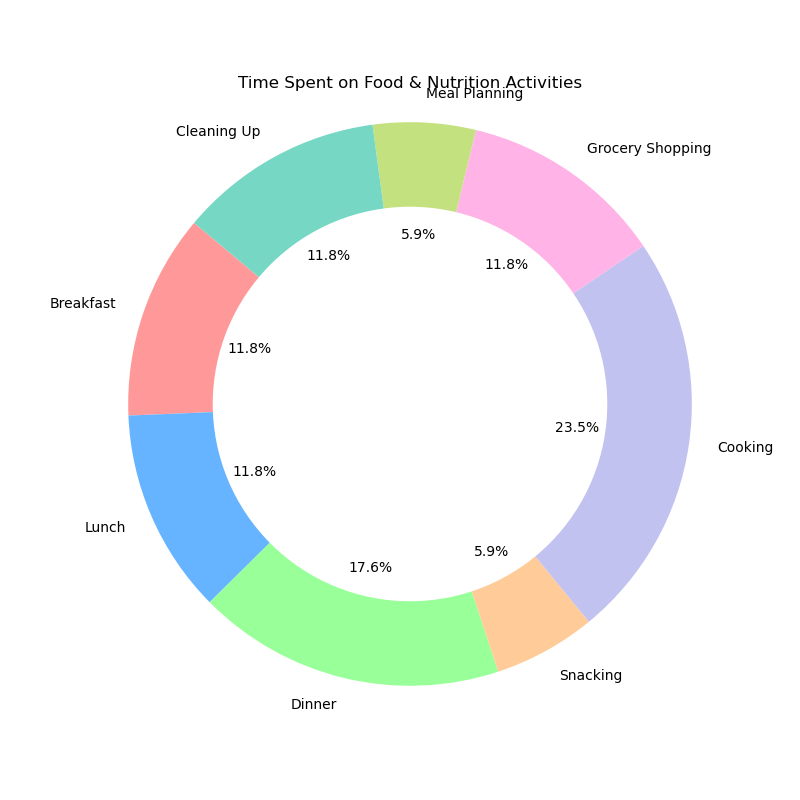

Write Python code to recreate this figure.

import matplotlib.pyplot as plt

# Data to plot
categories = ['Breakfast', 'Lunch', 'Dinner', 'Snacking', 'Cooking', 'Grocery Shopping', 'Meal Planning', 'Cleaning Up']
time_spent = [1, 1, 1.5, 0.5, 2, 1, 0.5, 1]
colors = ['#ff9999', '#66b3ff', '#99ff99', '#ffcc99', '#c2c2f0', '#ffb3e6', '#c4e17f', '#76d7c4']

# Plot pie chart
plt.figure(figsize=(8, 8))
plt.pie(time_spent, labels=categories, colors=colors, autopct='%1.1f%%', startangle=140)

# Draw a circle at the center of pie to make it look like a donut
centre_circle = plt.Circle((0,0),0.70,fc='white')
fig = plt.gcf()
fig.gca().add_artist(centre_circle)

# Equal aspect ratio ensures that pie is drawn as a circle.
plt.axis('equal')

plt.title('Time Spent on Food & Nutrition Activities')
plt.show()
